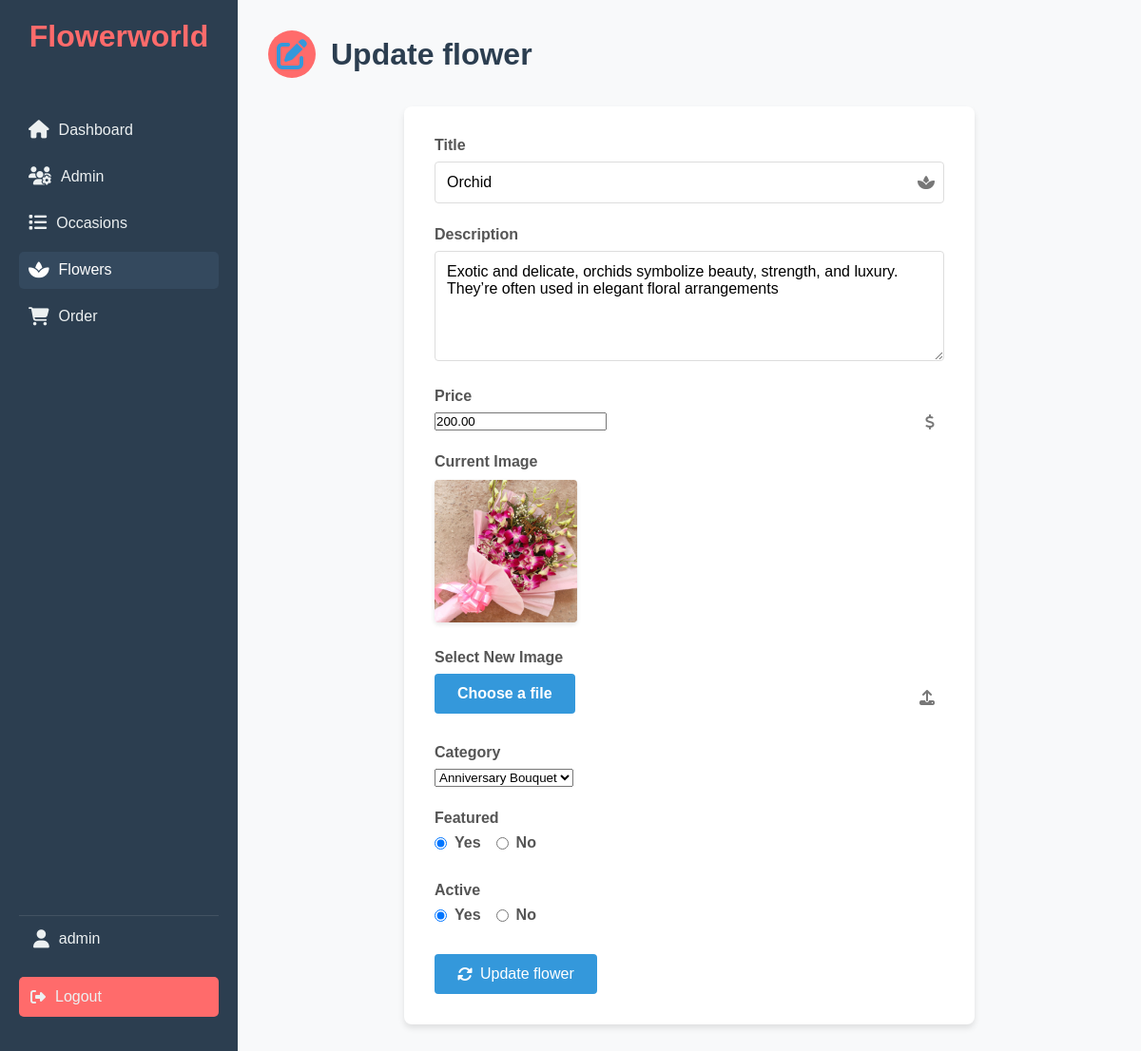
The page /admin/update-flower.php?id=2 (signed in) on the database its author committed.
### tables this page shows
CREATE TABLE `tbl_flower` (
  `id` int(10) UNSIGNED NOT NULL,
  `title` varchar(100) NOT NULL,
  `description` text NOT NULL,
  `price` decimal(10,2) NOT NULL,
  `image_name` varchar(255) NOT NULL,
  `category_id` int(10) UNSIGNED NOT NULL,
  `featured` varchar(10) NOT NULL,
  `active` varchar(10) NOT NULL
);

CREATE TABLE `tbl_category` (
  `id` int(10) UNSIGNED NOT NULL,
  `title` varchar(100) NOT NULL,
  `image_name` varchar(255) NOT NULL,
  `featured` varchar(10) NOT NULL,
  `active` varchar(10) NOT NULL,
  `date_modified` datetime NOT NULL DEFAULT current_timestamp()
);

### admin/update-flower.php (the view, shortened to what this page needs)
<?php include('partials/menu.php'); ?>
<div class="dashboard-container">
    <div class="sidebar">
        <div class="logo">
            <h1>Flowerworld</h1>
        </div>
        <nav>
            <a href="index.php"><i class="fas fa-home"></i> <span>Dashboard</span></a>
            <a href="manage-admin.php"><i class="fas fa-users-cog"></i> <span>Admin</span></a>
            <a href="manage-category.php"><i class="fas fa-list"></i> <span>Occasions</span></a>
            <a href="manage-flower.php" class="active"><i class="fas fa-spa"></i> <span>Flowers</span></a>
            <a href="manage-order.php"><i class="fas fa-shopping-cart"></i> <span>Order</span></a>
        </nav>
        <div class="sidebar-footer">
            <div class="user-profile">
                <i class="fas fa-user"></i>
                <span><?php echo $_SESSION['user']; ?></span>
            </div>
            <a href="logout.php" class="logout-btn"><i class="fas fa-sign-out-alt"></i> Logout</a>
        </div>
    </div>
    <div class="main-content">
        <h1 class="dashboard-title">
            <span class="title-icon"><i class="fas fa-edit"></i></span>
            Update flower
        </h1>
        <div class="flower-form-container">
            <?php
                if(isset($_GET['id']))
                {
                    $id = $_GET['id'];
                    $sql2 = "SELECT * FROM tbl_flower WHERE id=$id";
                    $res2 = mysqli_query($conn, $sql2);
                    $row2 = mysqli_fetch_assoc($res2);
                    $title = $row2['title'];
                    $description = $row2['description'];
                    $price = $row2['price'];
                    $current_image = $row2['image_name'];
                    $current_category = $row2['category_id'];
                    $featured = $row2['featured'];
                    $active = $row2['active'];
                }
                else
                {
                    header('location:'.SITEURL.'admin/manage-flower.php');
                }
            ?>
            <form action="" method="POST" enctype="multipart/form-data" class="flower-form" id="flowerForm">
                <div class="form-group">
                    <label for="title">Title</label>
                    <div class="input-group">
                        <input type="text" id="title" name="title" value="<?php echo $title; ?>" required>
                        <i class="fas fa-spa"></i>
                    </div>
                </div>
                <div class="form-group">
                    <label for="description">Description</label>
                    <textarea name="description" id="description" cols="30" rows="5" required><?php echo $description; ?></textarea>
                </div>
                <div class="form-group">
                    <label for="price">Price</label>
                    <div class="input-group">
                        <input type="number" id="price" name="price" value="<?php echo $price; ?>" required>
                        <i class="fas fa-dollar-sign"></i>
                    </div>
                </div>
                <div class="form-group">
                    <label>Current Image</label>
                    <div class="current-image">
                        <?php
                            if($current_image == "")
                            {
                                echo "<div class='error'>Image not Available.</div>";
                            }
                            else
                            {
                                ?>
                                <img src="<?php echo SITEURL; ?>images/flower/<?php echo $current_image; ?>" width="150px">
                                <?php
                            }
                        ?>
                    </div>
                </div>
                <div class="form-group">
                    <label for="image">Select New Image</label>
                    <div class="input-group file-input">
                        <label for="image"><i class="fas fa-upload"></i> Choose a file</label>
                    </div>
                </div>
                <div class="form-group">
                    <label for="category">Category</label>
                    <select name="category" id="category">
                        <?php
                            $sql = "SELECT * FROM tbl_category WHERE active='Yes'";
                            $res = mysqli_query($conn, $sql);
                            $count = mysqli_num_rows($res);
                            if($count>0)
                            {
                                while($row=mysqli_fetch_assoc($res))
                                {
                                    $category_title = $row['title'];
                                    $category_id = $row['id'];
                                    echo "<option ".($current_category==$category_id ? "selected" : "")." value='$category_id'>$category_title</option>";
                                }
                            }
                            else
                            {
                                echo "<option value='0'>Category Not Available.</option>";
                            }
                        ?>
                    </select>
                </div>
                <div class="form-group">
                    <label>Featured</label>
                    <div class="radio-group">
                        <label><input type="radio" name="featured" value="Yes" <?php if($featured=="Yes"){echo "checked";} ?>> Yes</label>
                        <label><input type="radio" name="featured" value="No" <?php if($featured=="No"){echo "checked";} ?>> No</label>
                    </div>
                </div>
                <div class="form-group">
                    <label>Active</label>
                    <div class="radio-group">
                        <label><input type="radio" name="active" value="Yes" <?php if($active=="Yes"){echo "checked";} ?>> Yes</label>
                        <label><input type="radio" name="active" value="No" <?php if($active=="No"){echo "checked";} ?>> No</label>
                    </div>
                </div>
                <button type="submit" name="submit" class="btn-update-flower">
                    <i class="fas fa-sync-alt"></i> Update flower
                </button>
            </form>
        </div>
    </div>
</div>
<?php include('partials/footer.php'); ?>

### admin/css/styles.css (style rules this page uses)
:root { --primary-color: #ff6b6b; --secondary-color: #4ecdc4; --text-color: #333; --background-color: #f8f9fa; --sidebar-bg: #2c3e50; --sidebar-text: #ecf0f1; }
* { margin: 0; padding: 0; box-sizing: border-box; font-family: 'Arial', sans-serif; }
body { background-color: var(--background-color); color: var(--text-color); font-family: 'Arial', sans-serif; }
.dashboard-container { display: flex; height: 100vh; overflow: hidden; }
.sidebar { width: 250px; background-color: var(--sidebar-bg); color: var(--sidebar-text); padding: 20px; display: flex; flex-direction: column; transition: width 0.3s ease; position: fixed; top: 0; left: 0; bottom: 0; overflow-y: auto; }
.sidebar .logo { text-align: center; margin-bottom: 30px; }
.sidebar .logo h1 { font-size: 2rem; color: var(--primary-color); }
.sidebar nav { flex-grow: 1; }
.sidebar nav a { display: flex; align-items: center; padding: 12px 15px; color: var(--sidebar-text); text-decoration: none; transition: background-color 0.3s, color 0.3s; border-radius: 5px; margin-bottom: 10px; }
.sidebar nav a span { opacity: 1; transition: opacity 0.3s; }
.sidebar nav a:hover, .sidebar nav a.active { background-color: var(--primary-color); color: #fff; }
.sidebar-footer { margin-top: auto; padding-bottom: 20px; }
.sidebar nav a i { margin-right: 10px; font-size: 1.2em; }
.user-profile { display: flex; align-items: center; padding: 15px; border-top: 1px solid rgba(255, 255, 255, 0.1); }
.user-profile i { margin-right: 10px; font-size: 1.2em; }
.logout-btn { display: block; background-color: var(--primary-color); color: #fff; text-align: center; padding: 12px; text-decoration: none; border-radius: 5px; margin-top: 15px; transition: background-color 0.3s; }
.main-content { flex-grow: 1; padding: 30px; background-color: var(--background-color); margin-left: 250px; overflow-y: auto; height: 100vh; }
.main-content h1 { margin-bottom: 30px; color: #2c3e50; }
.dashboard-title { font-size: 2.5rem; color: var(--secondary-color); margin-bottom: 30px; display: flex; align-items: center; }
.title-icon { background-color: var(--primary-color); color: white; padding: 10px; border-radius: 50%; margin-right: 15px; display: inline-flex; align-items: center; justify-content: center; width: 50px; height: 50px; }

### rows shown on the page
tbl_flower: title "Orchid", description "Exotic and delicate, orchids symbolize beauty, strength, and luxury. They’re often used in elegant floral arrangements", price "200.00", image_name (picture), category "Anniversary Bouquet", featured "☑ Yes", featured "☐ No", active "☑ Yes", active "☐ No"

### other values the page prints
$_SESSION['user'] "admin"
